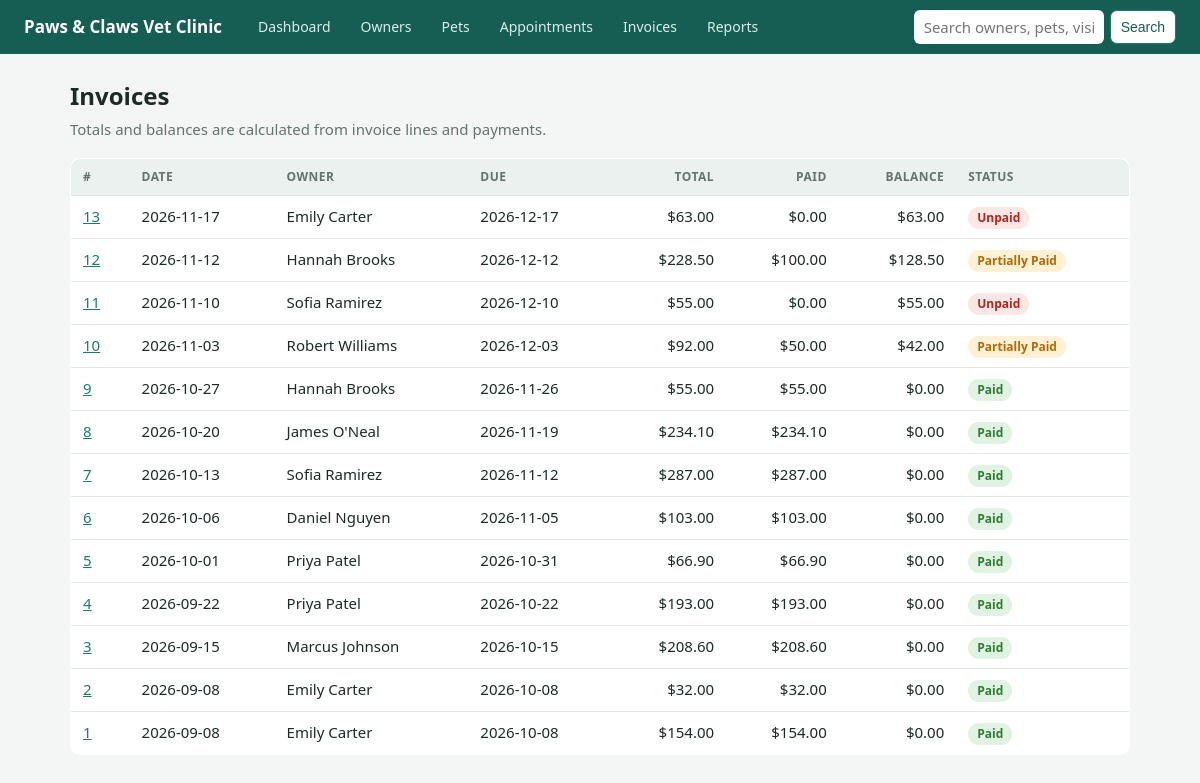
Page /invoices on the committed database.
### tables this page shows
CREATE TABLE invoice (
    invoice_id      INTEGER PRIMARY KEY AUTOINCREMENT,
    appointment_id  INTEGER      NOT NULL UNIQUE,   -- one invoice per visit
    owner_id        INTEGER      NOT NULL,          -- bill-to party at time of billing
    invoice_date    DATE         NOT NULL,
    due_date        DATE         NOT NULL,
    status          VARCHAR(10)  NOT NULL DEFAULT 'Issued' CHECK (status IN ('Issued','Void')),
    CONSTRAINT ck_due CHECK (due_date >= invoice_date),
    CONSTRAINT fk_inv_appt FOREIGN KEY (appointment_id)
        REFERENCES appointment (appointment_id) ON UPDATE CASCADE ON DELETE RESTRICT,
    CONSTRAINT fk_inv_owner FOREIGN KEY (owner_id)
        REFERENCES owner (owner_id) ON UPDATE CASCADE ON DELETE RESTRICT
);

### app/app.py (the view)
@app.route("/invoices")
def invoices():
    rows = q("""SELECT i.*, o.first_name||' '||o.last_name owner FROM v_invoice_summary i JOIN owner o USING(owner_id)
                ORDER BY i.invoice_date DESC, i.invoice_id DESC""")
    return render_template("invoices.html", rows=rows)

### app/app.py (called while the page is built)
def db():
    if "db" not in g:
        g.db = sqlite3.connect(DB)
        g.db.row_factory = sqlite3.Row
        g.db.execute("PRAGMA foreign_keys = ON")
    return g.db

def q(sql, args=(), one=False):
    cur = db().execute(sql, args)
    rows = cur.fetchall()
    return (rows[0] if rows else None) if one else rows

@app.template_filter("money")
def money(v):
    return f"${(v or 0):,.2f}"

### app/templates/invoices.html
{% extends "base.html" %}{% block body %}
<h1>Invoices</h1><p class="sub">Totals and balances are calculated from invoice lines and payments.</p>
<table><tr><th>#</th><th>Date</th><th>Owner</th><th>Due</th><th class="num">Total</th><th class="num">Paid</th><th class="num">Balance</th><th>Status</th></tr>
{% for i in rows %}<tr><td><a href="{{ url_for('invoice_detail', iid=i.invoice_id) }}">{{ i.invoice_id }}</a></td><td>{{ i.invoice_date }}</td><td>{{ i.owner }}</td><td>{{ i.due_date }}</td>
<td class="num">{{ i.total_amount|money }}</td><td class="num">{{ i.amount_paid|money }}</td><td class="num">{{ i.balance_due|money }}</td><td><span class="tag {{ i.payment_status.replace(' ','-') }}">{{ i.payment_status }}</span></td></tr>
{% else %}<tr><td colspan="8" class="empty">No invoices yet.</td></tr>{% endfor %}</table>{% endblock %}

### app/static/style.css (style rules this page uses)
:root { --bg:#f4f6f5;--card:#fff;--ink:#1d2b28;--mute:#64736f;--brand:#1f7a6d;--brand-d:#165d53;--line:#dfe6e3;--bad:#b3261e;--ok:#2e7d32;--warn:#b26a00 }
* { box-sizing:border-box }
body { margin:0;font:15px/1.5 system-ui,-apple-system,"Segoe UI",Roboto,sans-serif;background:var(--bg);color:var(--ink) }
h1 { font-size:24px;margin:0 0 4px }
.sub { color:var(--mute);margin:0 0 18px }
table { width:100%;border-collapse:collapse;background:var(--card);border:1px solid var(--line);border-radius:10px;overflow:hidden }
th { background:#eaf1ef;text-align:left;font-size:12px;text-transform:uppercase;letter-spacing:.04em;color:var(--mute);padding:9px 12px }
td { padding:9px 12px;border-top:1px solid var(--line);vertical-align:top }
td.num,th.num { text-align:right;font-variant-numeric:tabular-nums }
a { color:var(--brand) }
.tag { display:inline-block;padding:2px 9px;border-radius:99px;font-size:12px;font-weight:600;background:#e8eeec;color:#44514e }
.tag.Completed,.tag.Paid,.tag.Active { background:#e0f2e1;color:var(--ok) }
.tag.No-Show,.tag.Unpaid { background:#fbe7e5;color:var(--bad) }
.tag.Partially,.tag.Partially-Paid { background:#fff1d6;color:var(--warn) }

### rows in the picture
invoice: invoice_id "13", invoice_date "2026-11-17", owner "Emily Carter", due_date "2026-12-17", total_amount "$63.00", amount_paid "$0.00", balance_due "$63.00", payment_status "Unpaid"
invoice: invoice_id "12", invoice_date "2026-11-12", owner "Hannah Brooks", due_date "2026-12-12", total_amount "$228.50", amount_paid "$100.00", balance_due "$128.50", payment_status "Partially Paid"
invoice: invoice_id "11", invoice_date "2026-11-10", owner "Sofia Ramirez", due_date "2026-12-10", total_amount "$55.00", amount_paid "$0.00", balance_due "$55.00", payment_status "Unpaid"
invoice: invoice_id "10", invoice_date "2026-11-03", owner "Robert Williams", due_date "2026-12-03", total_amount "$92.00", amount_paid "$50.00", balance_due "$42.00", payment_status "Partially Paid"
invoice: invoice_id "9", invoice_date "2026-10-27", owner "Hannah Brooks", due_date "2026-11-26", total_amount "$55.00", amount_paid "$55.00", balance_due "$0.00", payment_status "Paid"
invoice: invoice_id "8", invoice_date "2026-10-20", owner "James O'Neal", due_date "2026-11-19", total_amount "$234.10", amount_paid "$234.10", balance_due "$0.00", payment_status "Paid"
invoice: invoice_id "7", invoice_date "2026-10-13", owner "Sofia Ramirez", due_date "2026-11-12", total_amount "$287.00", amount_paid "$287.00", balance_due "$0.00", payment_status "Paid"
invoice: invoice_id "6", invoice_date "2026-10-06", owner "Daniel Nguyen", due_date "2026-11-05", total_amount "$103.00", amount_paid "$103.00", balance_due "$0.00", payment_status "Paid"
invoice: invoice_id "5", invoice_date "2026-10-01", owner "Priya Patel", due_date "2026-10-31", total_amount "$66.90", amount_paid "$66.90", balance_due "$0.00", payment_status "Paid"
invoice: invoice_id "4", invoice_date "2026-09-22", owner "Priya Patel", due_date "2026-10-22", total_amount "$193.00", amount_paid "$193.00", balance_due "$0.00", payment_status "Paid"
invoice: invoice_id "3", invoice_date "2026-09-15", owner "Marcus Johnson", due_date "2026-10-15", total_amount "$208.60", amount_paid "$208.60", balance_due "$0.00", payment_status "Paid"
invoice: invoice_id "2", invoice_date "2026-09-08", owner "Emily Carter", due_date "2026-10-08", total_amount "$32.00", amount_paid "$32.00", balance_due "$0.00", payment_status "Paid"
invoice: invoice_id "1", invoice_date "2026-09-08", owner "Emily Carter", due_date "2026-10-08", total_amount "$154.00", amount_paid "$154.00", balance_due "$0.00", payment_status "Paid"
